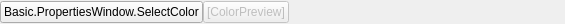
<?xml version="1.0" encoding="UTF-8"?>
<ui version="4.0">
 <class>ColorSourceToolbar</class>
 <widget class="QWidget" name="ColorSourceToolbar">
  <property name="geometry">
   <rect>
    <x>0</x>
    <y>0</y>
    <width>565</width>
    <height>24</height>
   </rect>
  </property>
  <property name="windowTitle">
   <string notr="true">Form</string>
  </property>
  <layout class="QHBoxLayout" name="horizontalLayout">
   <property name="spacing">
    <number>0</number>
   </property>
   <property name="leftMargin">
    <number>0</number>
   </property>
   <property name="topMargin">
    <number>0</number>
   </property>
   <property name="rightMargin">
    <number>0</number>
   </property>
   <property name="bottomMargin">
    <number>0</number>
   </property>
   <item>
    <widget class="QFrame" name="frame">
     <property name="frameShape">
      <enum>QFrame::Shape::NoFrame</enum>
     </property>
     <property name="frameShadow">
      <enum>QFrame::Shadow::Plain</enum>
     </property>
     <property name="lineWidth">
      <number>0</number>
     </property>
     <property name="class" stdset="0">
      <string>context-frame</string>
     </property>
     <layout class="QHBoxLayout" name="horizontalLayout_2">
      <property name="spacing">
       <number>0</number>
      </property>
      <property name="leftMargin">
       <number>0</number>
      </property>
      <property name="topMargin">
       <number>0</number>
      </property>
      <property name="rightMargin">
       <number>0</number>
      </property>
      <property name="bottomMargin">
       <number>0</number>
      </property>
      <item>
       <widget class="QPushButton" name="colorEdit">
        <property name="text">
         <string>Basic.PropertiesWindow.SelectColor</string>
        </property>
        <property name="icon">
         <iconset resource="../obs.qrc">
          <normaloff>:/res/images/edit.svg</normaloff>:/res/images/edit.svg</iconset>
        </property>
        <property name="class" stdset="0">
         <string>context-button icon-edit</string>
        </property>
       </widget>
      </item>
      <item>
       <widget class="QPushButton" name="colorPreview">
        <property name="enabled">
         <bool>false</bool>
        </property>
        <property name="text">
         <string notr="true">[ColorPreview]</string>
        </property>
        <property name="class" stdset="0">
         <string>context-button color-button</string>
        </property>
       </widget>
      </item>
     </layout>
    </widget>
   </item>
   <item>
    <spacer name="horizontalSpacer">
     <property name="orientation">
      <enum>Qt::Orientation::Horizontal</enum>
     </property>
     <property name="sizeType">
      <enum>QSizePolicy::Policy::MinimumExpanding</enum>
     </property>
     <property name="sizeHint" stdset="0">
      <size>
       <width>10</width>
       <height>0</height>
      </size>
     </property>
    </spacer>
   </item>
  </layout>
 </widget>
 <resources>
  <include location="../obs.qrc"/>
 </resources>
 <connections/>
</ui>
